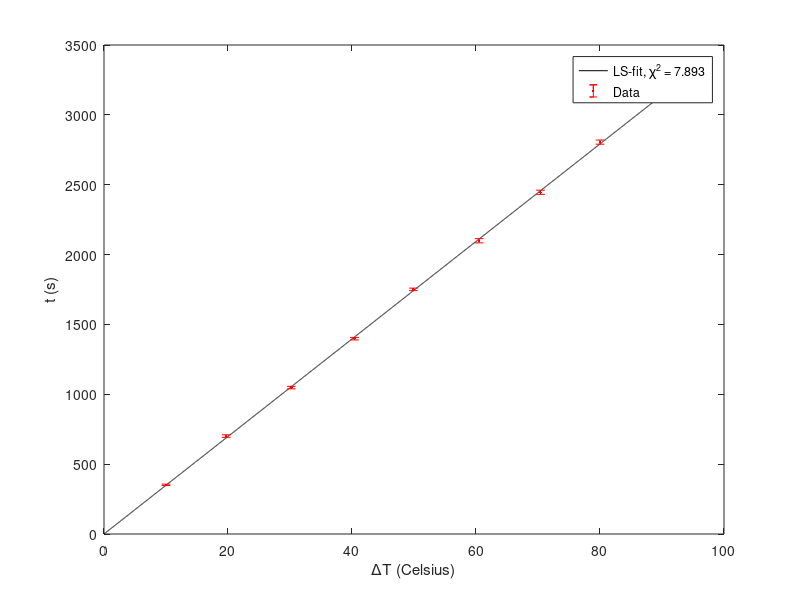
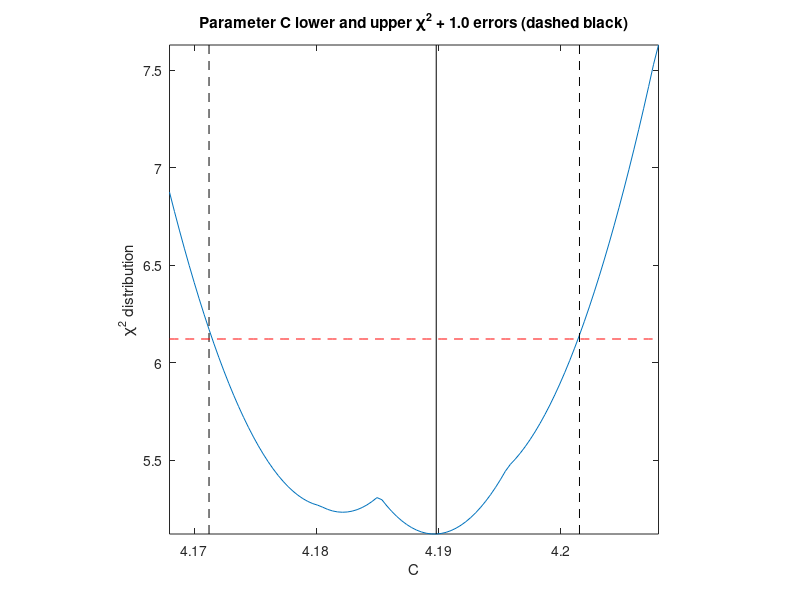

Source code (MATLAB) for these figures, in order:
%% Task 4
% Statistical Methods
% Home Exam, Spring 2014
%
% Mikael Mieskolainen

clear; close all;


%% i.)

% The spesific heat capacity (C) of a substance is the amount of heat energy
% (E) required to change its temperature by a given amount per unit mass
% (m), i.e. C = E / (m deltaT), where deltaT is the change in temperature.
m = 1000; % mass of liquid

% Electric heater produces heat as E = Pt, where power P = U x I is
% constant as a function of time with
U = 12;   % Volts
I = 10;   % Amperes

% Time points and their symmetric  +- errors/uncertainties
t = [352 701 1048 1398 1751 2099 2446 2805];
t_err = [5 9 9 9 9 15 15 15];

% Temperature change and their symmetric +- errors/uncertainties
deltaT = [10.0 19.7 30.2 40.4 49.9 60.5 70.4 80.0];
deltaT_err = [0.1 0.2 0.2 0.2 0.3 0.3 0.4 0.4];

% Let's fit a linear regression line y = Cx using least squares here
% E = C*m*deltaT <=>
% U*I*t = C*m*deltaT <=>
% t = C*(m/(U*I))*deltaT  ~ t = y and x = (m/(U*I))*deltaT
t_func = @(deltaT, C, m, U, I) C*(m/(U*I))*deltaT;

% Thus, uncertainties are neglected in x (in deltaT ~ temperature measur.)
% because it's an implicit assumption in the ordinary least squares. Errors
% exist only in y-variable, i.e. in time (t).

% Model matrix (column vector)
X = m/(U*I)*deltaT';

% Response vector (y) and its error, and error matrix
y = t';
y_err = t_err';
V = diag(y_err .^2);

% LS estimate of the parameter, and it's variance using pseudoinverse
% formula
C_hat = (X' * inv(V) * X) \ X' * inv(V) * y;
C_var = inv(X' * inv(V) * X);

fprintf('Task 4. i.) The heat capacity C = %0.3f +- %0.3f (Joule/g*K) \n', ...
        C_hat, sqrt(C_var));

% Chi^2 in matrix formalism
chi2 = (y - X*C_hat)' / V * (y - X*C_hat);

% Degrees of freedom = # measurements - # parameters to fit
DOF = length(y) - 1;

% P-value
P_value = 1 - chi2cdf(chi2, DOF);
fprintf('Task 4. i.) chi^2: %0.3f (P-value: %0.3f) \n', chi2, P_value); 

% Plot out our fit and measurements
figure;
deltaT_range = 0:0.01:90;
plot(deltaT_range, t_func(deltaT_range, C_hat, m, U, I), 'k-'); hold on;
errorbar(deltaT, t, t_err, 'r.');
xlabel('\DeltaT (Celsius)'); ylabel('t (s)');
legend(sprintf('LS-fit, \\chi^2 = %0.3f', chi2), 'Data');


%% ii.)

% Let's check if the variance estimate obtained in i.) is at the RCF-bound.
% Well, we know already that it is because it was a linear least squares,
% which is efficient and we used a closed-form estimator for the variance
% of the parameter estimate. Let's do it anyway,
% by differentiating negative log-likelihood in the RCF-formula twice with
% respect to parameter C evaluated at C = C_hat, i.e.
% -d^2lnL/dCdC, where ln L = -chi^2 / 2
%                          = -1/2 x sum_i ( t_i - Cx_i)^2 / sigma_t_i^2
% 
% (G. Cowan Statistical Data Analysis)
%
% and taking the inverse of the result gives us:
C_var_rcf = 1 / sum(X.^2 ./ t_err.^2');

fprintf('Task 4. ii.) Variance in i.) %0.6f, RCF-bound %0.6f \n', ...
        C_var, C_var_rcf);

% So, our estimator in i.) is at the RCF-bound.


%% iii.)

% Now taking into account errors in both x and y,
% no closed form estimator in general,
% find the minimum using a brute-force search

% Range of brute force scan, hand tuned
C_range = linspace(C_hat - 0.02, C_hat + 0.02, 100);

%{
% Random initializations, very sensitive to this, must be large!
N = 1e5;

% Chi2 values
chi2c = zeros(length(C_range), 1);

% Thetas (parameter C estimates)
thetas = zeros(length(C_range), 1);

% x-vector and its error (NOTE, here include the m,U and I factors, which
% is a must because our equation is basically y = Cx)
x = m/(U*I)*deltaT';
x_err = m/(U*I)*deltaT_err';

% Create random samples by variating x-vector
X_new = zeros(length(deltaT),N);
for k = 1:N
    X_new(:,k) = x + x_err.*randn(size(x));
end

i = 1;
for C1 = C_range
    chi2_min = inf;

    for k = 1:N
        x_new = X_new(:,k);

        % Chi2 of "Total Least Squares" type of cost function,
        % errors in both x and y
        chi2  = sum( ( y - x_new*C1 ).^2 ./ y_err.^2 ) ...
              + sum( ( x_new - x ).^2 ./ x_err.^2 );
    
        if (chi2 < chi2_min)
            chi2_min = chi2;
        end
    end
    chi2c(i) = chi2_min;
    thetas(i) = C1;
    i = i + 1;
end

% Save variables
save('./matlabdata/chi2loop.mat', 'chi2c', 'thetas');

%}

% Load variables
load('./matlabdata/chi2loop');

% Find the minimum among all parameter pairs
chi2_min = inf;
theta_min = 0;
min_ind = 0;

for i = 1:size(chi2c,1)
    if (chi2c(i) < chi2_min)
        chi2_min = chi2c(i);
        theta_min = thetas(i);
        min_ind = i;
    end
end

% Find the errors from the chi^2 plot "~ Graphical Method"
% A one sigma deviation is at the point(s) given by:
% chi2_min + deviation (see e.g. G. Cowan, Statistical Data Analysis)
C1_err = [0,0];

deviation = 1; % chi^2 + 1.0

% Find lower side error
for i = min_ind(1):-1:1
   if (chi2c(i) >= (chi2_min + deviation))       
       C1_err(1) = theta_min - thetas(i);
       break;
   end
end
% Find upper side error
for i = min_ind(1):size(chi2c,1)
   if (chi2c(i) >= (chi2_min + deviation))
       C1_err(2) = thetas(i) - theta_min;
       break;
   end
end

% Plot chi^2 distribution and chi2_min + deviation error bounds
figure;
plot(C_range, chi2c); hold on;
plot(theta_min - [C1_err(1) C1_err(1)], [min(chi2c) max(chi2c)], 'k--');
plot([theta_min theta_min], [min(chi2c) max(chi2c)], 'k-');
plot(theta_min + [C1_err(2) C1_err(2)], [min(chi2c) max(chi2c)], 'k--');
plot(C_range, ones(size(C_range))*(chi2_min + deviation), 'r--');
axis square; axis tight;
xlabel('C');
ylabel('\chi^2 distribution');
title(sprintf('Parameter C lower and upper \\chi^2 + %0.1f errors (dashed black)', deviation));

% P-value
P_value = 1 - chi2cdf(chi2_min, DOF);

fprintf('Task 4. iii.) Min(chi^2): %0.3f (P-value: %0.3f) \n', ...
        chi2_min, P_value);
fprintf('Task 4. iii.) Parameter C = %0.3f with errors (-%0.3f, +%0.3f) \n', ...
        theta_min, C1_err(1), C1_err(2));

% The change in chi^2 and P-value is towards slightly better fit, i.e.
% smaller chi^2 and larger P-value, which is reasonable because we take
% into account errors both in x and y. Though, not much of change in the
% parameter C value estimate.


%% iv.)

% The chemist's error estimates are a little large in time (t) variable,
% I think they could be much smaller in reality, because those are order
% of a wall clock errors...

% The temperature measurement errors seem quite ok, given e.g. some
% semiconductor based measurement sensor.

% Given the quite large P-value ~ 0.34 (or in iii.) ~ 0.64 ),
% results are compatible with the theory, i.e. no need to neglect null
% hypothesis (H_0 ~ our function matches the data). Also, because
% P-value is reasonable (not extremely high), the errors are probably
% estimated quite ok.

